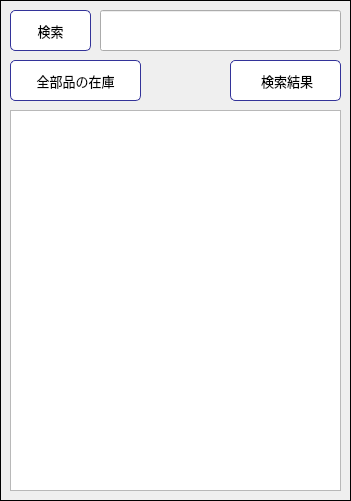
   <widget class="QFrame" name="frame">
    <property name="geometry">
     <rect>
      <x>20</x>
      <y>150</y>
      <width>351</width>
      <height>501</height>
     </rect>
    </property>
    <property name="baseSize">
     <size>
      <width>0</width>
      <height>0</height>
     </size>
    </property>
    <property name="font">
     <font>
      <kerning>true</kerning>
     </font>
    </property>
    <property name="statusTip">
     <string notr="true"/>
    </property>
    <property name="styleSheet">
     <string notr="true"/>
    </property>
    <property name="frameShape">
     <enum>QFrame::Panel</enum>
    </property>
    <property name="frameShadow">
     <enum>QFrame::Plain</enum>
    </property>
    <widget class="QPushButton" name="SaveExcelInventoryButton">
     <property name="geometry">
      <rect>
       <x>10</x>
       <y>60</y>
       <width>131</width>
       <height>41</height>
      </rect>
     </property>
     <property name="font">
      <font>
       <family>Yu Mincho</family>
       <pointsize>10</pointsize>
      </font>
     </property>
     <property name="cursor">
      <cursorShape>PointingHandCursor</cursorShape>
     </property>
     <property name="styleSheet">
      <string notr="true">QPushButton#SaveExcelInventoryButton {
color: rgb(0, 0, 0);
background-color: rgb(255, 255, 255);
border-color: #339;
border-style: solid;
border-width: 1px;
border-radius: 5px;
}
QPushButton#SaveExcelInventoryButton:pressed {
background-color: qlineargradient(spread:pad, x1:0, y1:0, x2:1, y2:1, stop:0 rgba(56, 108, 168, 255), stop:1 rgba(115, 234, 255, 255));
}
</string>
     </property>
     <property name="text">
      <string>全部品の在庫</string>
     </property>
     <property name="icon">
      <iconset>
       <activeon>:/img/exportExcel.png</activeon>
      </iconset>
     </property>
     <property name="iconSize">
      <size>
       <width>32</width>
       <height>32</height>
      </size>
     </property>
    </widget>
    <widget class="QPushButton" name="SaveExcelSearchButton">
     <property name="geometry">
      <rect>
       <x>230</x>
       <y>60</y>
       <width>111</width>
       <height>41</height>
      </rect>
     </property>
     <property name="font">
      <font>
       <family>Yu Mincho</family>
       <pointsize>10</pointsize>
      </font>
     </property>
     <property name="cursor">
      <cursorShape>PointingHandCursor</cursorShape>
     </property>
     <property name="styleSheet">
      <string notr="true">QPushButton#SaveExcelSearchButton {
color: rgb(0, 0, 0);
background-color: rgb(255, 255, 255);
border-color: #339;
border-style: solid;
border-width: 1px;
border-radius: 5px;
}
QPushButton#SaveExcelSearchButton:pressed {
background-color: qlineargradient(spread:pad, x1:0, y1:0, x2:1, y2:1, stop:0 rgba(56, 108, 168, 255), stop:1 rgba(115, 234, 255, 255));
}
</string>
     </property>
     <property name="text">
      <string> 検索結果</string>
     </property>
     <property name="icon">
      <iconset>
       <activeon>:/img/exportExcel.png</activeon>
      </iconset>
     </property>
     <property name="iconSize">
      <size>
       <width>32</width>
       <height>32</height>
      </size>
     </property>
    </widget>
    <widget class="QLineEdit" name="SearchText">
     <property name="geometry">
      <rect>
       <x>100</x>
       <y>10</y>
       <width>241</width>
       <height>41</height>
      </rect>
     </property>
     <property name="font">
      <font>
       <family>Yu Mincho</family>
      </font>
     </property>
     <property name="styleSheet">
      <string notr="true"/>
     </property>
     <property name="placeholderText">
      <string/>
     </property>
    </widget>
    <widget class="QTableView" name="tableViewInventory">
     <property name="geometry">
      <rect>
       <x>10</x>
       <y>110</y>
       <width>331</width>
       <height>381</height>
      </rect>
     </property>
     <property name="cursor" stdset="0">
      <cursorShape>CrossCursor</cursorShape>
     </property>
     <property name="editTriggers">
      <set>QAbstractItemView::NoEditTriggers</set>
     </property>
     <property name="gridStyle">
      <enum>Qt::DashLine</enum>
     </property>
    </widget>
    <widget class="QPushButton" name="SearchButton">
     <property name="geometry">
      <rect>
       <x>10</x>
       <y>10</y>
       <width>81</width>
       <height>41</height>
      </rect>
     </property>
     <property name="font">
      <font>
       <family>Yu Mincho</family>
       <pointsize>10</pointsize>
      </font>
     </property>
     <property name="cursor">
      <cursorShape>PointingHandCursor</cursorShape>
     </property>
     <property name="styleSheet">
      <string notr="true">QPushButton#SearchButton {
color: rgb(0, 0, 0);
background-color: rgb(255, 255, 255);
border-color: #339;
border-style: solid;
border-width: 1px;
border-radius: 5px;
}
QPushButton#SearchButton:pressed {
background-color: qlineargradient(spread:pad, x1:0, y1:0, x2:1, y2:1, stop:0 rgba(56, 108, 168, 255), stop:1 rgba(115, 234, 255, 255));
}
</string>
     </property>
     <property name="text">
      <string>検索</string>
     </property>
     <property name="icon">
      <iconset>
       <activeon>:/img/search.png</activeon>
      </iconset>
     </property>
     <property name="iconSize">
      <size>
       <width>32</width>
       <height>32</height>
      </size>
     </property>
    </widget>
   </widget>
